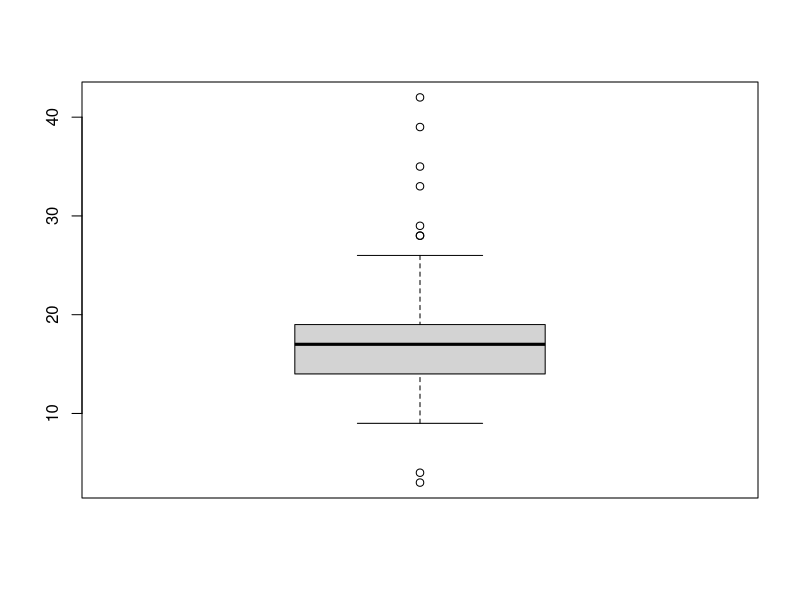
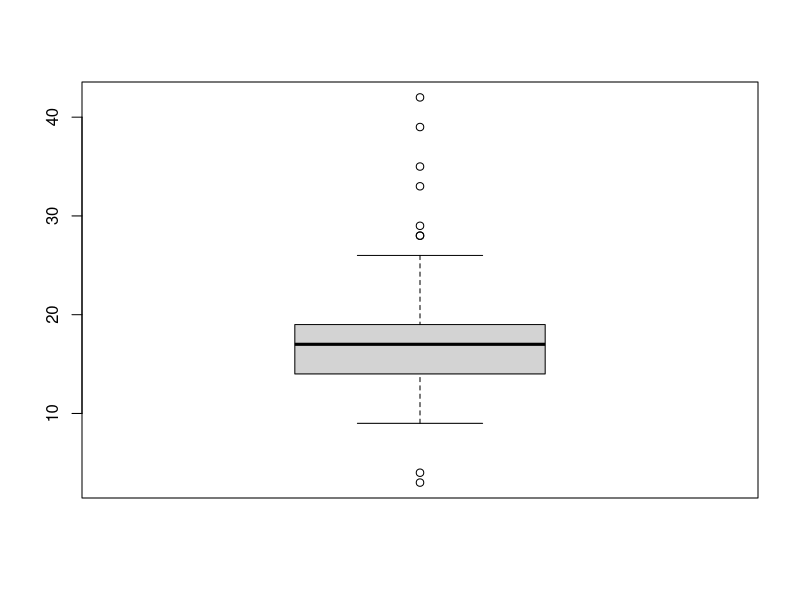
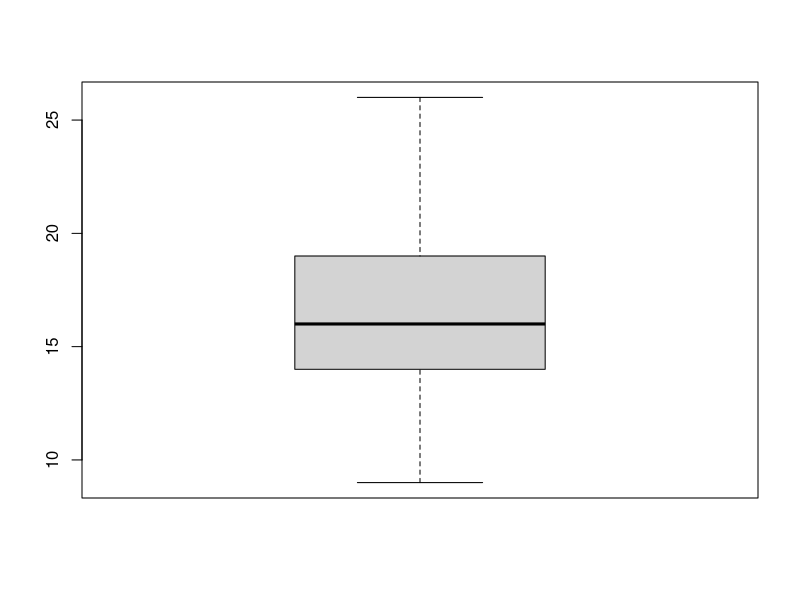

Write the R code that produced these figures, in order.
library(dplyr)


# 문제7
# 7-1 ~ 7-2
mpg <- data.frame(ggplot2::mpg)
mpg_copy <- mpg
mpg_copy <- mpg_copy %>% mutate( tot_eff = cty+hwy,
                                 mean_eff = (cty+hwy)/2 )
# 7-3
mpg_copy %>% arrange(desc(mean_eff)) %>% head(3)

# 7-4
mpg %>% 
  mutate( tot_eff = cty+hwy,
          mean_eff = (cty+hwy)/2 ) %>% 
  arrange(desc(mean_eff)) %>% 
  head(3)
  


# 문제8
# 8-1
mpg %>% 
  group_by(class) %>% 
  summarise(cty_by_class = mean(cty))

# 8-2
mpg %>% 
  group_by(class) %>% 
  summarise(cty_by_class = mean(cty)) %>% 
  arrange(desc(cty_by_class))

# 8-3
mpg %>% 
  group_by(manufacturer) %>% 
  summarise(hwy_by_manufacturer = mean(hwy)) %>% 
  arrange(desc(hwy_by_manufacturer)) %>% 
  head(3)

# 8-4
mpg %>% 
  filter( class=='compact' ) %>% 
  group_by(manufacturer) %>% 
  summarise(no_compact = n()) %>% 
  arrange(desc(no_compact))



# 문제9
fuel <- data.frame( fl=c('c','d','e','p','r'),
                    price_fl = c(2.35, 2.38, 2.11, 2.76, 2.22),
                    stringsAsFactors = F); fuel
# 9-1
mpg <- mpg %>% left_join(fuel, by='fl')

# 9-2
mpg %>% select('model','fl','price_fl') %>% head(5)



# 문제10
midwest <- data.frame(ggplot2::midwest)
str(midwest)
?midwest

# 10-1
midwest <- midwest %>% 
  mutate(minor_pct = (poptotal-popadults)/poptotal*100 )

# 10-2
midwest %>% 
  arrange(desc(minor_pct)) %>% 
  head(5) %>% 
  select(county, minor_pct)

# 10-3
midwest %>% 
  mutate( minor_indicator = 
            ifelse(minor_pct>=40, 'large',
                   ifelse(minor_pct>=30, 'middle', 'small')) ) %>% 
  group_by( minor_indicator ) %>% 
  summarise( num = n() )

# 10-4
midwest %>% 
  mutate( asian_pct = popasian/poptotal*100 ) %>% 
  arrange(asian_pct) %>% 
  head(10) %>% 
  select(state, county, asian_pct)



# 문제11
mpg <- data.frame(ggplot2::mpg)
mpg[c(65,124,131,153,212), "hwy"] <- NA

# 11-1
table(is.na(mpg$drv))  # 결측치 없음
table(is.na(mpg$hwy))  # 결측치 5개

# 11-2
mpg %>% 
  filter( !is.na(hwy) ) %>% 
  select( drv, hwy ) %>% 
  group_by( drv ) %>% 
  summarise( mean_hwy = mean(hwy) ) %>% 
  arrange(desc(mean_hwy))  # drv==f 가 28.2로 가장 높음



# 문제12
mpg <- data.frame(ggplot2::mpg)
mpg[c(10,14,58,93), 'drv'] <- 'k'
mpg[c(29,43,129,203), 'cty'] <- c(3,4,39,42)

# 12-1
table(mpg$drv)  # 이상치 'k' 발견
mpg[ !mpg$drv %in% c('4','f','r'),'drv' ] <- NA

table(mpg$drv)  # 이상치 NA처리 확인
table(is.na(mpg$drv))  # 이상치 NA처리 확인

# 12-2
boxplot(mpg$cty)
boxplot(mpg$cty)$stats  # 9 미만 또는 26 초과이면 이상치 간주

mpg[(mpg$cty<9 | mpg$cty>26), 'cty'] <- NA
table(is.na(mpg$cty))  # 이상치 9개 제외 확인
boxplot(mpg$cty)  # 이상치 9개 제외 확인

# 12-3
mpg %>% 
  select(drv, cty) %>% 
  filter( !is.na(drv) ) %>% 
  group_by(drv) %>% 
  summarise(mean_cty = mean(cty, na.rm = T))

# 12-3 another way
mpg %>% 
  select(drv, cty) %>% 
  na.omit() %>% 
  group_by(drv) %>% 
  summarise(mean_cty = mean(cty))
